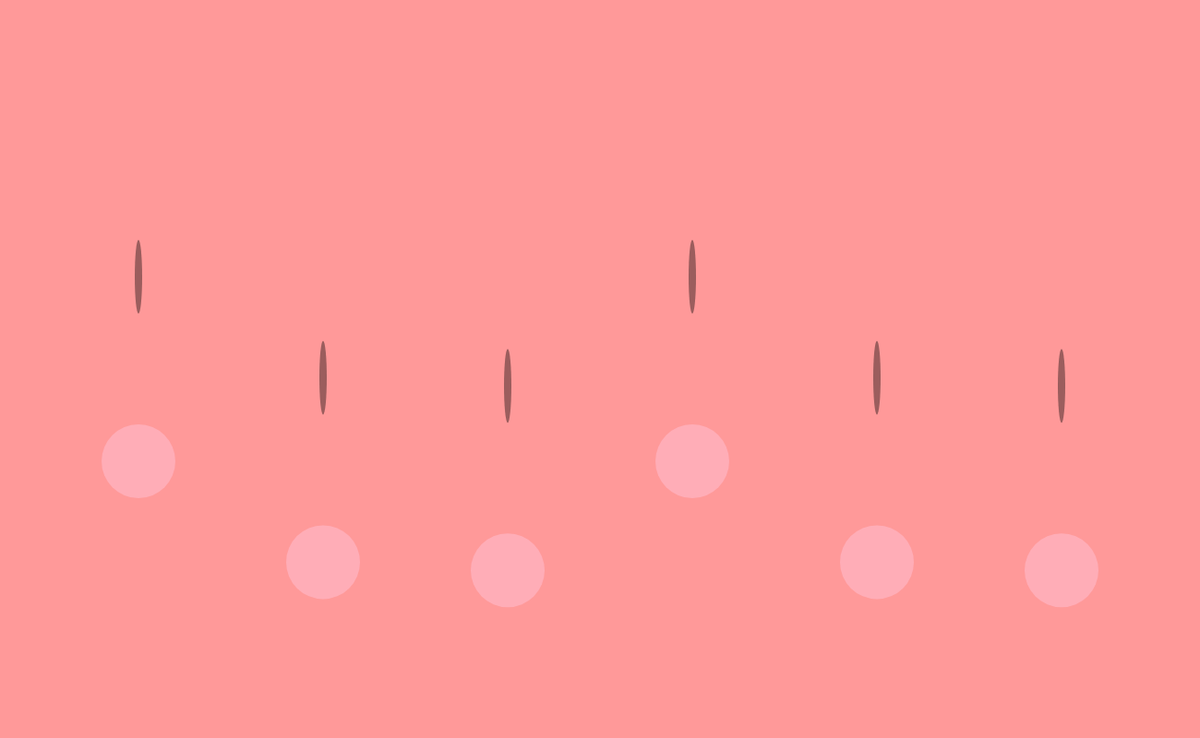
Frame 1 (no input)
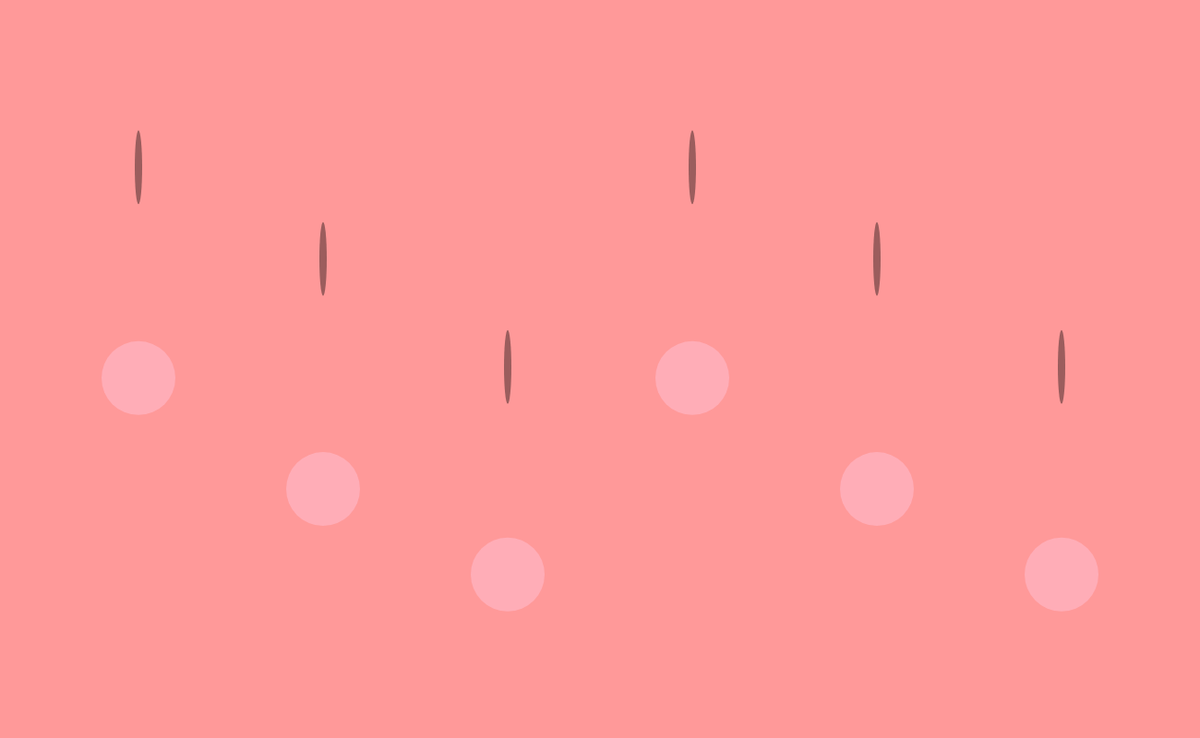
Frame 60 (no input)
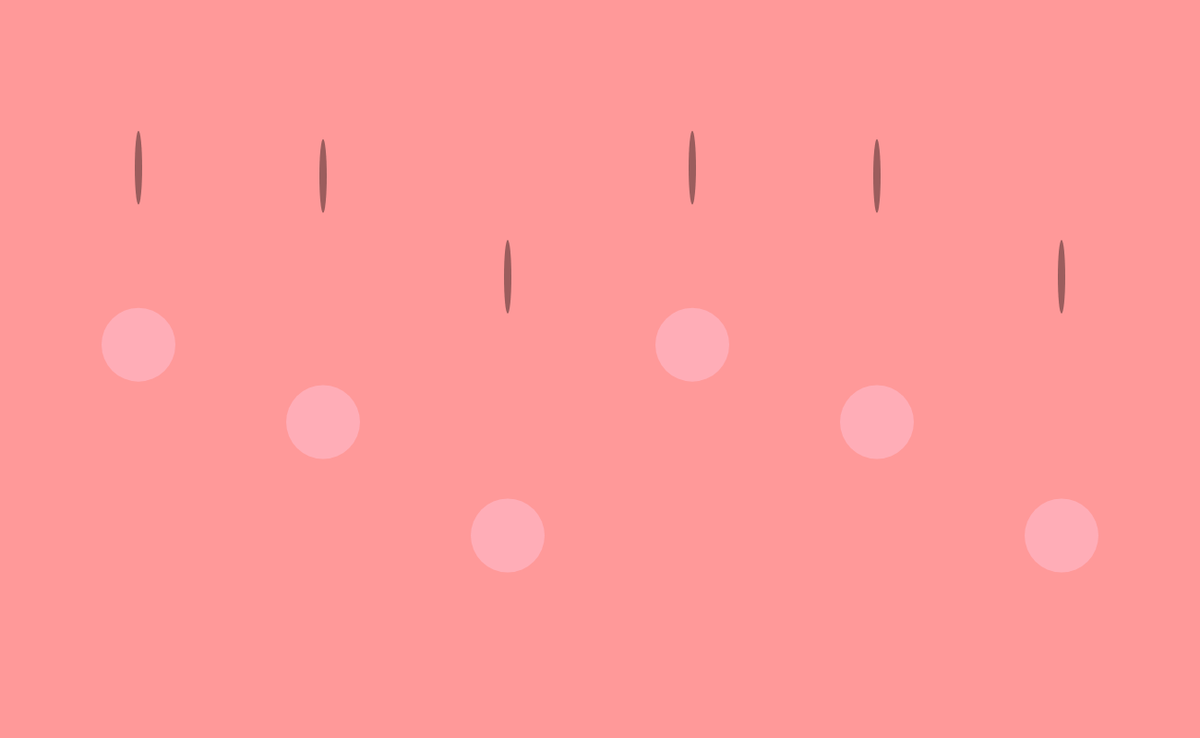
Frame 120 (the mouse pressed at the canvas centre since frame 60)

The p5.js sketch that drew these frames (run headless with seeded random() and noise() and a simulated clock; from frame 60 on, the mouse is pressed at the canvas centre):

// p5.js sketch
// ── sketch.js
var angle = 0.0;
var angle2 = 0.0;
var scalar = 130;
var offset = 500;
var offset2 = 300;
var speed = 0.2;
var speed2 = 0.3;
var radius = 40;
var radius2 = 4;

function setup(){
  createCanvas(1300, 800);
  ellipseMode(RADIUS);
  noStroke();
  frameRate(30);
}

function draw(){
  background(255, 153, 153);
  y1= offset + sin(angle) * scalar
  y2= offset + sin(angle+ 1) * scalar
  y3= offset + sin(angle + 2) * scalar
  y4= offset2 + sin(angle2) * scalar
  y5= offset2 + sin(angle2+ 1) * scalar
  y6= offset2 + sin(angle2 + 2) * scalar
  fill(255, 204, 229, 100);
  ellipse(150, y1, radius, radius);
  ellipse(350, y2, radius, radius);
  ellipse(550, y3, radius, radius);
  ellipse(750, y1, radius, radius);
  ellipse(950, y2, radius, radius);
  ellipse(1150, y3, radius, radius);
  fill(0, 100);
  ellipse(150, y4, radius2, radius);
  ellipse(350, y5, radius2, radius);
  ellipse(550, y6, radius2, radius);
  ellipse(750, y4, radius2, radius);
  ellipse(950, y5, radius2, radius);
  ellipse(1150, y6, radius2, radius);
  angle+= speed;
  angle2+= speed2;
}
